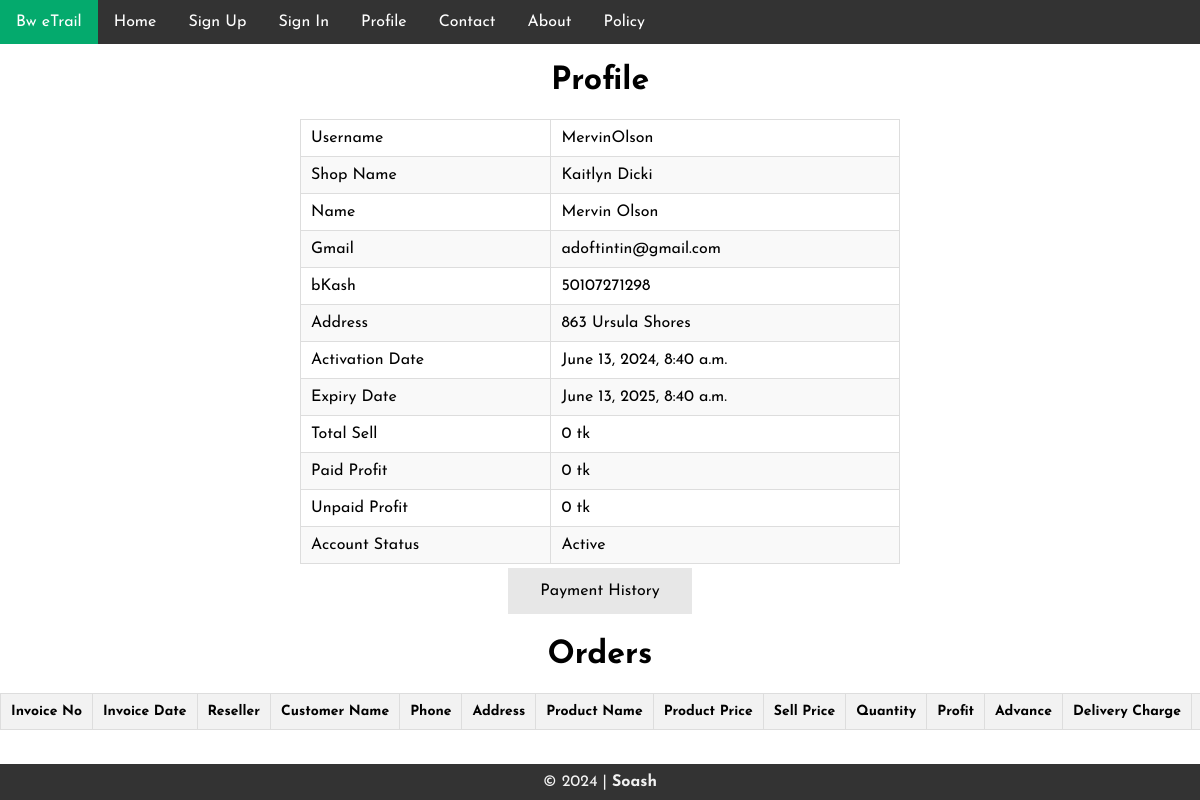
The page /accounts/MervinOlson/ (signed in) on the database its author committed.
### accounts/models.py (models this page shows)
class User(AbstractUser):
    ACTIVE = 'active'
    NOT_ACTIVE = 'not_active'
    RESELLER_STATUS_CHOICES = [
        (ACTIVE, 'Active'),
        (NOT_ACTIVE, 'Not Active'),
    ]
    name = models.CharField(max_length=255)
    shopname = models.CharField(max_length=50, null=True)
    phone = models.CharField(max_length=11)
    address = models.TextField()
    email_verified = models.BooleanField(default=False)
    reseller_status = models.CharField(
        max_length=10,
        choices=RESELLER_STATUS_CHOICES,
        default=NOT_ACTIVE
    )
    activation_date = models.DateTimeField(null=True, blank=True)
    expiry_date = models.DateTimeField(null=True, blank=True)

### accounts/views.py (the view)
# urls.py: path('<str:username>/', views.profile, name='profile'),
@login_required
def profile(request, username):
    user = get_object_or_404(User, username=username)
    if request.user != user and not request.user.is_staff:
        return redirect('home')
    delivered_orders = Order.objects.filter(user=user, delivery_status='DELIVERED')
    paid_orders = delivered_orders.filter(profit_status='PAID')
    unpaid_orders = delivered_orders.filter(profit_status='UNPAID')
    total_sell = delivered_orders.aggregate(total_sell=Sum('sell_price'))['total_sell'] or 0
    total_profit = delivered_orders.aggregate(total_profit=Sum('profit'))['total_profit'] or 0
    paid_profit = paid_orders.aggregate(paid_profit=Sum('profit'))['paid_profit'] or 0
    unpaid_profit = unpaid_orders.aggregate(unpaid_profit=Sum('profit'))['unpaid_profit'] or 0
    orders = Order.objects.filter(user=user).order_by('-invoice_date')
    today = timezone.now().date()
    can_request_payment = 1 <= today.day <= 7 and not RequestedPayment.objects.filter(user=user).exists()
    pending_request = ActivationRequest.objects.filter(user=user).exists()
    return render(request, 'accounts/profile.html', {
        'user': user,
        'orders': orders,
        'total_sell': total_sell,
        'total_profit': total_profit,
        'paid_profit': paid_profit,
        'unpaid_profit': unpaid_profit,
        'can_request_payment': can_request_payment,
        'pending_request': pending_request,
    })

### templates/accounts/profile.html (shortened to what this page needs)
<!DOCTYPE html>
<html lang="en">
<head>
    {% load static %}
    <link rel="stylesheet" href="https://cdn.jsdelivr.net/npm/bootstrap-icons@1.9.1/font/bootstrap-icons.css">
    <link rel="stylesheet" href="{% static 'common.css' %}">
    <link rel="stylesheet" href="{% static 'accounts/profile.css' %}">
</head>
<body>
    <ul>
        <li><a class="active" href="{% url 'home' %}">Bw eTrail</a></li>
        <li><a href="{% url 'home' %}">Home</a></li>
        <li><a href="{% url 'signup' %}">Sign Up</a></li>
        <li><a href="{% url 'signin' %}">Sign In</a></li>
        {% if user.is_authenticated %}
        <li>
            <a href="{% url 'profile' user.username %}">Profile</a>
        </li>
        {% endif %}
        <li><a href="{% url 'contact' %}">Contact</a></li>
        <li><a href="{% url 'about' %}">About</a></li>
        <li><a href="{% url 'policy' %}">Policy</a></li>
    </ul>
    <h1 style="text-align:center;">Profile</h1>
    <div class="center">
        <table class="profile">
            <tr>
                <td>Username</td>
                <td>{{ user.username }}</td>
            </tr>
            <tr>
                <td>Shop Name</td>
                <td>{{ user.shopname }}</td>
            </tr>
            <tr>
                <td>Name</td>
                <td>{{ user.first_name }}</td>
            </tr>
            <tr>
                <td>Gmail</td>
                <td>{{ user.email }}</td>
            </tr>
            <tr>
                <td>bKash</td>
                <td>{{ user.phone }}</td>
            </tr>
            <tr>
                <td>Address</td>
                <td>{{ user.address }}</td>
            </tr>
            <tr>
                <td>Activation Date</td>
                <td>{{ user.activation_date }}</td>
            </tr>
            <tr>
                <td>Expiry Date</td>
                <td>{{ user.expiry_date }}</td>
            </tr>
            <tr>
                <td>Total Sell</td>
                <td>{{ total_sell }} tk</td>
            </tr>
            <tr>
                <td>Paid Profit</td>
                <td>{{ paid_profit }} tk</td>
            </tr>
            <tr>
                <td>Unpaid Profit</td>
                <td>{{ unpaid_profit }} tk</td>
            </tr>
            <tr>
                <td>Account Status</td>
                <td>
                    {% if user.reseller_status == 'not_active' %}
                        {{ user.get_reseller_status_display }}
                        {% if pending_request %}
                            | Pending
                        {% else %}
                            <br><br><div>To active your account make <b>Payment</b> 1000tk in bKash. <br>
                            bKash Number: +8801580660031
                            or </div><span class="bkash-span"> <img src="https://i.ibb.co/VVCFZmw/bkash.png" class=bkash-logo> <a href="https://shop.bkash.com/etrailcombd01580660031/paymentlink" class="bkash">Click here to Pay</a>
                            </span>
                            <form method="POST" action="{% url 'requestA' %}" class="form">{% csrf_token %}
                                <div class="input-group">
                                    <span class="input-group-text">+88</span>
                                    <input type="text" name="phone" class="input-group-box" maxlength="11" required pattern="\d{11}" placeholder="Bkash number" title="Enter 11 digits for phone number">
                                </div>
                                <input type="text" name="reference" placeholder="Reference" required>
                                <input type="number" name="amount" placeholder="Amount" min=0 required>
                                <input type="text" name="trxid" placeholder="TrxID" required>
                                <button type="submit">Activate</button>
                            </form>
                        {% endif %}
                    {% elif user.reseller_status == 'active' %}
                        {{ user.get_reseller_status_display }}
                    {% endif %}
                </td>
            </tr>
        </table>
        <div style="display: flex; flex-wrap: wrap; justify-content: center;">
            <a href="{% url 'user_payment_history' user.username %}" class="button button-gray" style="width: 120px;">Payment History</a>
        </div>
    </div>
    <h1>Orders</h1>
    <div class="table-container">
        <table>
            <thead>
                <tr>
                    <th>Invoice No</th>
                    <th>Invoice Date</th>
                    <th>Reseller</th>
                    <th>Customer Name</th>
                    <th>Phone</th>
                    <th>Address</th>
                    <th>Product Name</th>
                    <th>Product Price</th>
                    <th>Sell Price</th>
                    <th>Quantity</th>
                    <th>Profit</th>
                    <th>Advance</th>
                    <th>Delivery Charge</th>
                    <th>bKash</th>
                </tr>
            </thead>
        </table>
    </div>
    <footer>
        <span>&copy; 2024 | <a href="https://soash.github.io">Soash</a></span>
    </footer>
</body>
</html>

### static/common.css (style rules this page uses)
body { margin: 0; padding: 0; font-family: "Josefin Sans", sans-serif; min-height: 100vh; display: flex; flex-direction: column; }
footer { margin-top: auto; }
h1 { text-align: center; }
ul { list-style-type: none; margin: 0; padding: 0; overflow: hidden; background-color: #333; }
li { float: left; }
li a { display: block; color: white; text-align: center; padding: 14px 16px; text-decoration: none; }
.active { background-color: #04AA6D; }
.button { background-color: #04AA6D; border: none; color: white; padding: 15px 32px; text-align: center; text-decoration: none; display: inline-block; font-size: 16px; margin: 4px 2px; cursor: pointer; }
.button-gray { background-color: #e7e7e7; color: black; }
footer { background-color: #333; padding: 10px; text-align: center; }
footer span { color: #f2f2f2; }
footer a { color: #f2f2f2; text-decoration: none; font-weight: bold; }
.center { display: flex; justify-content: center; align-items: center; flex-direction: column; }
.table-container { overflow-x: auto; white-space: nowrap; font-size: 14px; }

### static/accounts/profile.css (style rules this page uses)
.profile { width: 50%; }
table { border-collapse: collapse; width: 100%; }
th, td { padding: 10px; border: 1px solid #ddd; text-align: left; }
th { background-color: #f2f2f2; font-weight: bold; }
tbody tr:nth-child(even) { background-color: #f9f9f9; }

### rows shown on the page
User: username "MervinOlson", shopname "Kaitlyn Dicki", first_name "Mervin Olson", email "adoftintin@gmail.com", phone "50107271298", address "863 Ursula Shores", activation_date "June 13, 2024, 8:40 a.m.", expiry_date "June 13, 2025, 8:40 a.m.", reseller_status "Active"

### other values the page prints
{{ total_sell }} "0"
{{ paid_profit }} "0"
{{ unpaid_profit }} "0"
